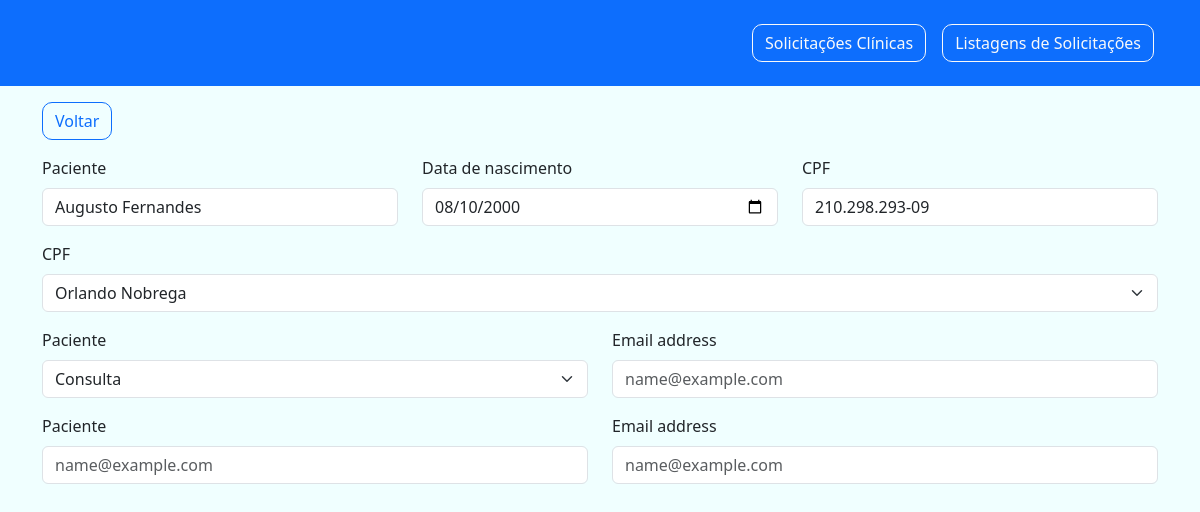
The app's page /solicitacao.php?id=1 with its own data.
### tables this page shows
CREATE TABLE `pacientes` (
  `id` int(11) NOT NULL,
  `nome` varchar(150) NOT NULL,
  `dataNasc` date NOT NULL,
  `CPF` varchar(20) NOT NULL,
  `status` varchar(10) NOT NULL
);

### solicitacao.php (the view, shortened to what this page needs)
<?php
require 'assets/php/config.php';
$paciente = [];
$profissional = [];
$tipoSolicitacao = [];
$id = filter_input(INPUT_GET, 'id');
if ($id) {
   $sql = $pdo->prepare("SELECT * FROM pacientes WHERE id = :id");
   $sql->bindValue(':id', $id);
   $sql->execute();
   if ($sql->rowCount() > 0) {
      $paciente = $sql->fetch(PDO::FETCH_ASSOC);
      $sqlProfissional = $pdo->query("SELECT * FROM profissional");
      if($sqlProfissional->rowCount() > 0){
         $profissional = $sqlProfissional->fetchAll(PDO::FETCH_ASSOC);
      }
      $sqlTipo = $pdo->query("SELECT * FROM tiposolicitacao");
      if($sqlTipo->rowCount() > 0){
         $tipoSolicitacao = $sqlTipo->fetchAll(PDO::FETCH_ASSOC);
      }
   } else {
      header("Location: ../../index.php");
   }
} else {
   header("Location: ../../index.php");
   exit;
}
?>
<!DOCTYPE html>
<html lang="en">
<head>
   <link href="https://cdn.jsdelivr.net/npm/bootstrap@5/dist/css/bootstrap.min.css" rel="stylesheet">
   <link rel="stylesheet" href="assets/css/style.css">
</head>
<body>
   <header>
      <nav class="navbar navbar-dark bg-primary ">
         <div class="container d-grid gap-3 d-md-flex p-3 justify-content-end">
            <a name="" id="" class="btn btn-outline-light" href="#" role="button">Solicitações Clínicas</a>
            <a name="" id="" class="btn btn-outline-light" href="#" role="button">Listagens de Solicitações</a>
         </div>
      </nav>
   </header>
   <div class="container">
      <form action="" method="post">
         <a href="index.php" class="btn btn-outline-primary mb-3 mt-3">Voltar</a>
         <div class="row">
            <div class="mb-3 col">
               <label for="name" class="form-label">Paciente</label>
               <input type="text" class="form-control" id="name" placeholder="paciente" value="<?= $paciente['nome']; ?>">
            </div>
            <div class="mb-3 col">
               <label for="nascimento" class="form-label">Data de nascimento</label>
               <input type="date" class="form-control" id="nascimento" value="<?= $paciente['dataNasc']; ?>">
            </div>
            <div class="mb-3 col">
               <label for="cpf" class="form-label">CPF</label>
               <input type="text" class="form-control" id="cpf" placeholder="CPF" value="<?= $paciente['CPF']; ?>">
            </div>
         </div>
         <div class="row">
            <div class="mb-3 col">
               <label for="select" class="form-label">CPF</label>
               <select class="form-select" id="select" aria-label="Default select example">
                  <?php foreach ($profissional as $prof): ?>
                  <option value="<?=$prof['id']?>"><?=$prof['nome']?></option>
                  <?php endforeach; ?>
               </select>
            </div>
         </div>
         <div class="row">
            <div class="mb-3 col">
               <label for="name" class="form-label">Paciente</label>
               <select class="form-select" id="select" aria-label="Default select example">
                  <?php foreach ($tipoSolicitacao as $tip): ?>
                  <option value="<?=$tip['id']?>"><?=$tip['descricao']?></option>
                  <?php endforeach; ?>
               </select>
            </div>
            <div class="mb-3 col">
               <label for="exampleFormControlInput1" class="form-label">Email address</label>
               <input type="email" class="form-control" id="exampleFormControlInput1" placeholder="name@example.com">
            </div>
         </div>
         <div class="row">
            <div class="mb-3 col">
               <label for="name" class="form-label">Paciente</label>
               <input type="text" class="form-control" id="name" placeholder="name@example.com">
            </div>
            <div class="mb-3 col">
               <label for="exampleFormControlInput1" class="form-label">Email address</label>
               <input type="email" class="form-control" id="exampleFormControlInput1" placeholder="name@example.com">
            </div>
         </div>
      </form>
   </div>
</body>
</html>

### assets/css/style.css (style rules this page uses)
.btn { border-radius: 10px; }
body { background-color: azure; }

### records on screen
pacientes: nome "Augusto Fernandes", dataNasc "08/10/2000", CPF "210.298.293-09"

### other values on screen
form field value "Orlando Nobrega"
form field value "Consulta"
